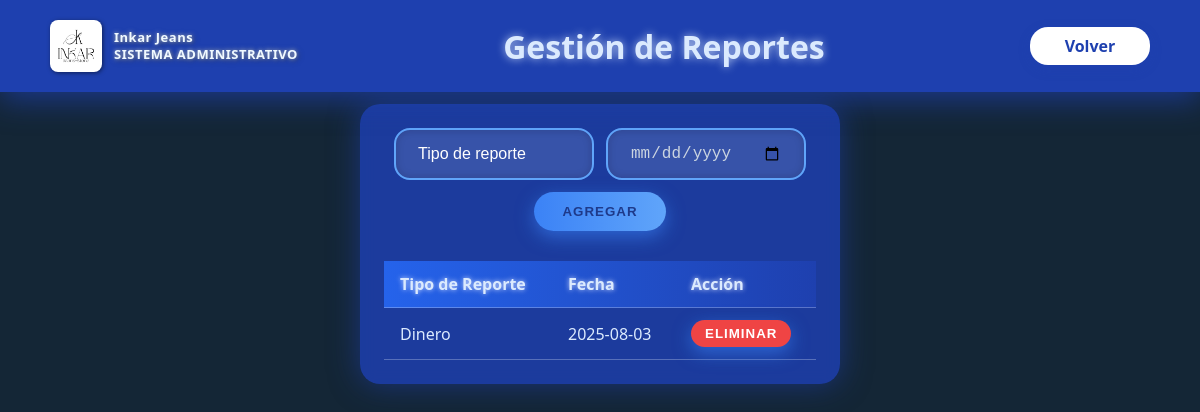
/reportes, run on an earlier commit of the app's database.
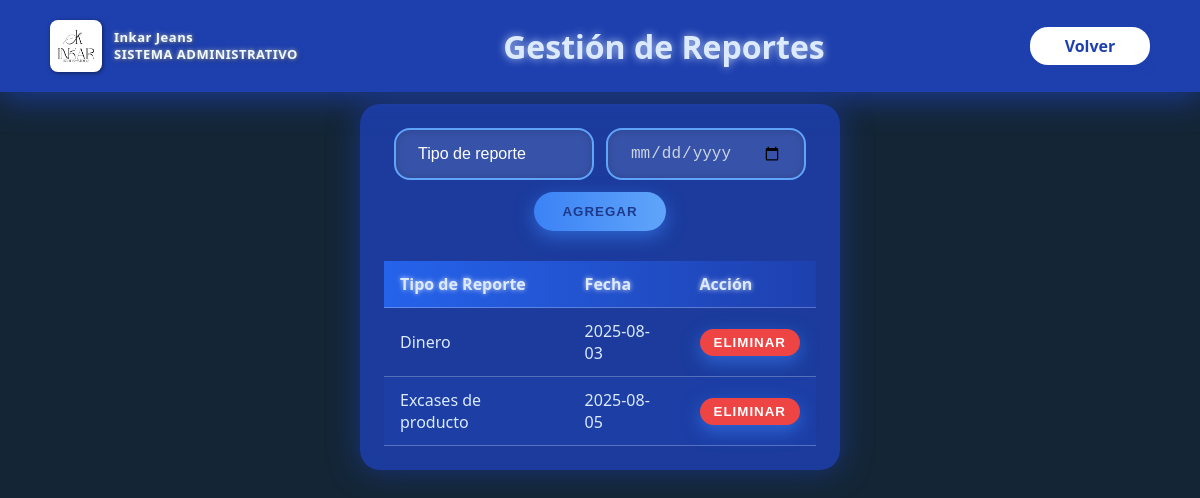
And on a later commit of the database.
### app.py (models this page shows)
class Reporte(tablita):
    __tablename__ = "Reportes"
    id = Column(Integer, primary_key=True)
    tipo = Column(String(100), nullable=False)
    fecha = Column(String(20), nullable=False)
    usuario_id = Column(Integer, ForeignKey("Usuarios.id"))
    creador = relationship("Usuario", back_populates="reportes")

### app.py (the view)
@app.route('/reportes', methods=['GET'])
def reportes():
    lista_reportes = session.query(Reporte).all()
    return render_template('reportes.html', reportes=lista_reportes)

### templates/reportes.html (shortened to what this page needs)
<!DOCTYPE html>
<html lang="es">
<head>
  <link rel="stylesheet" href="{{ url_for('static', filename='estilos_reportes.css') }}" />
</head>
<body>
  <nav>
    <div class="enlaces">
      <div class="logo">
        <img src="{{ url_for('static', filename='imgs/logoInkar.jpg') }}" alt="Logo Inkar" />
        <div class="titu">
          Inkar Jeans<br />
          <span>SISTEMA ADMINISTRATIVO</span>
        </div>
      </div>
      <h1 class="Titulo">Gestión de Reportes</h1>
      <a href="{{ url_for('administracion') }}" class="BotonVolver">Volver</a>
    </div>
  </nav>
  <main>
    <form method="POST" action="{{ url_for('agregar_reporte') }}">
      <input
        type="text"
        name="tipo"
        placeholder="Tipo de reporte"
        required
        autocomplete="off"
      />
      <input
      type="date"
      name="fecha"
      required
      autocomplete="off"
      title="Formato fecha: DD/MM/AAAA"
      />
      <button type="submit">Agregar</button>
    </form>
    <table>
      <thead>
        <tr>
          <th>Tipo de Reporte</th>
          <th>Fecha</th>
          <th>Acción</th>
        </tr>
      </thead>
      <tbody>
        {% if reportes %}
          {% for rep in reportes %}
            <tr>
              <td>{{ rep.tipo }}</td>
              <td>{{ rep.fecha }}</td>
              <td>
                <form method="POST" action="{{ url_for('eliminar_reporte', id=rep.id) }}" style="display:inline;">
                  <button type="submit" aria-label="Eliminar reporte {{ rep.tipo }}" onclick="return confirm('¿Está seguro que desea eliminar este reporte?');">
                    Eliminar
                  </button>
                </form>
              </td>
            </tr>
          {% endfor %}
        {% else %}
          <tr>
            <td colspan="3" style="text-align:center;">No hay reportes.</td>
          </tr>
        {% endif %}
      </tbody>
    </table>
  </main>
</body>
</html>

What changed in the data, as far as the page shows it:
added Reporte: tipo "Excases de producto", fecha "2025-08-05"
